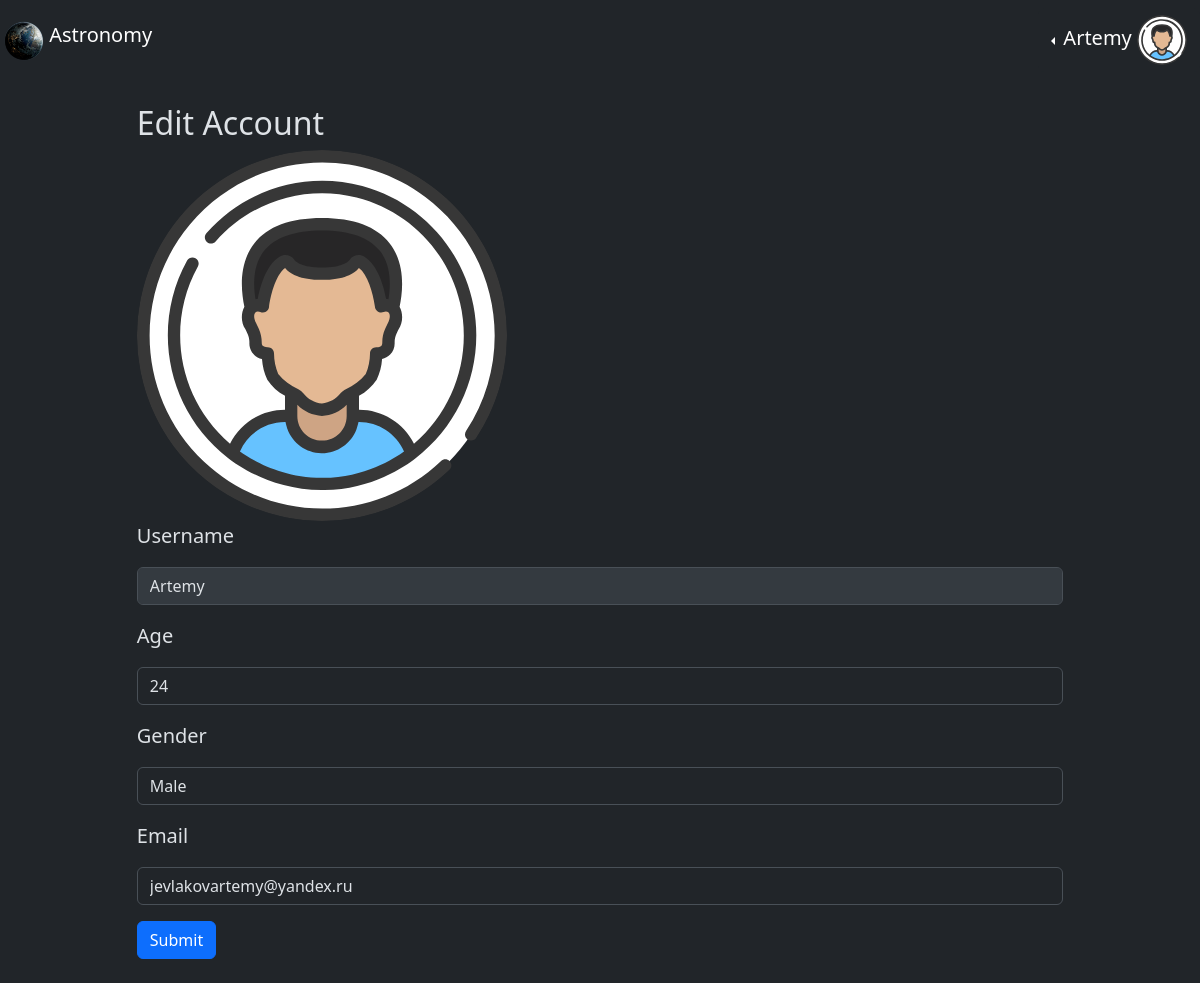
Page /astronomy-site/profile (signed in) on the earlier database version.
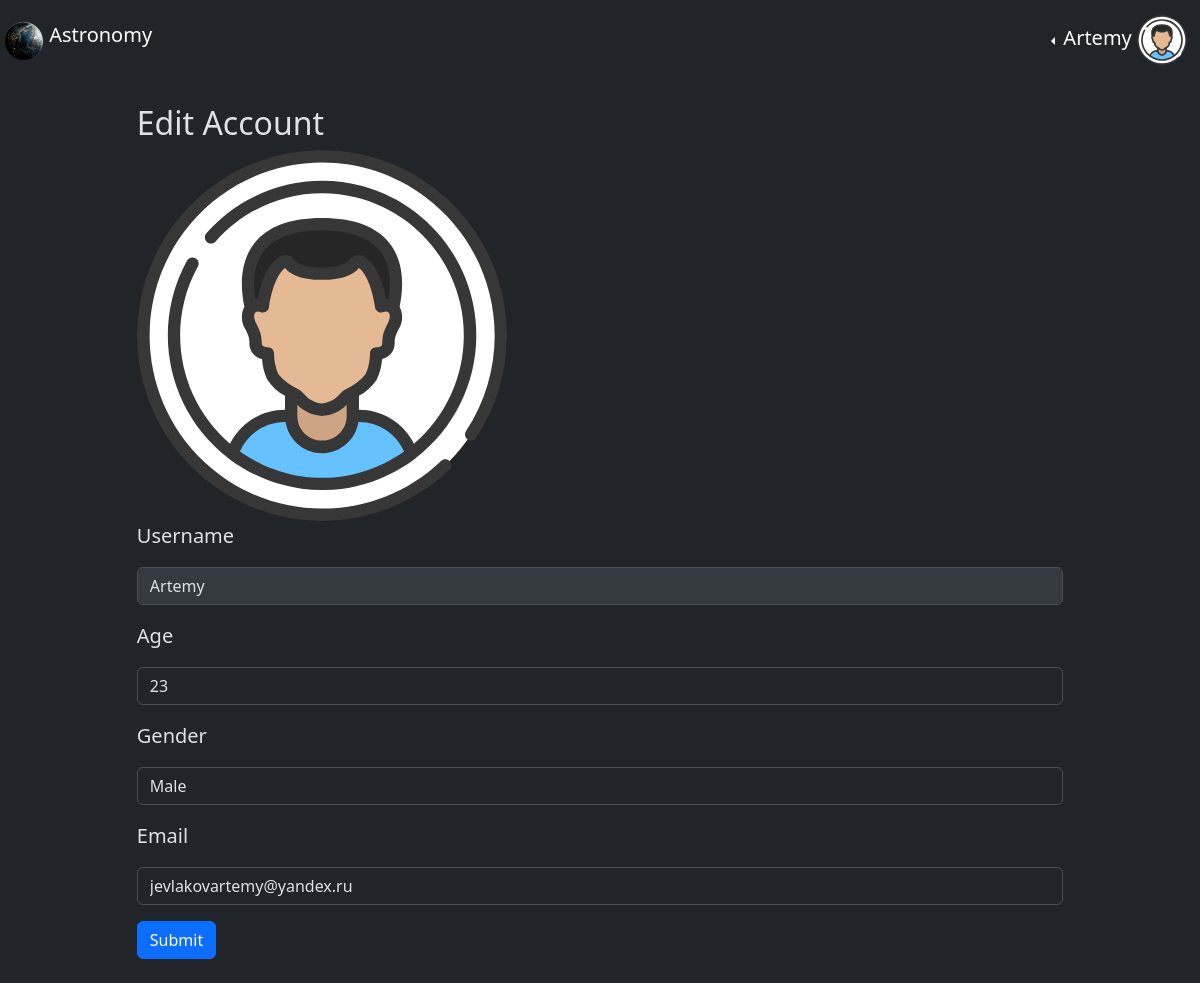
Same page on the later database version.
### data/users.py (models this page shows, shortened)
class User(SqlBase, UserMixin):
    __tablename__ = 'users'
    id = sqlalchemy.Column(
        sqlalchemy.Integer, primary_key=True, autoincrement=True)
    username = sqlalchemy.Column(
        sqlalchemy.Integer, unique=True, index=True)
    email = sqlalchemy.Column(sqlalchemy.String, unique=True)
    profile_image = sqlalchemy.Column(sqlalchemy.String)
    age = sqlalchemy.Column(sqlalchemy.Integer)
    gender = sqlalchemy.Column(sqlalchemy.String)
    hashed_password = sqlalchemy.Column(sqlalchemy.String)
    created_date = sqlalchemy.Column(
        sqlalchemy.DateTime, default=dt.datetime.now)

### server.py (the view, shortened to what this page needs)
@app.route("/astronomy-site/profile", methods=['POST', 'GET'])
@login_required
def profile():
    global NEW_EMAIL, CODE
    return render_template("profile.html", title="Profile", user=current_user)

### data/data_base_session.py (called while the page is built)
def new_session() -> Session:
    global __main_factory
    return __main_factory()

### server.py (called while the page is built)
@login_manager.user_loader
def load_user(user_id):
    data_base_session = new_session()
    return data_base_session.query(User).get(user_id)

### templates/profile.html (shortened to what this page needs)
{%extends "base.html"%} {%block content%}
<div class="container">
  <h2>Edit Account</h2>
  <img class="rounded-circle" src="{{current_user.profile_image}}" alt="" style="width: 40%; height: 40%" />
  <form action="" method="post">
    <p><label for="username">Username</label></p>
    <p><input class="form-control" id="username" name="username" required type="text" value={{current_user.username}} disabled>
    </p>
    <p><label for="age">Age</label></p>
    <p><input class="form-control" id="age" name="age" type="number" value={{current_user.age}} required></p>
    <p><label for="gender">Gender</label></p>
    <p><select id="userSelect" class="form-control" id="gender" name="gender" required>
        <option value="Male">Male</option>
      </select></p>
    <p><label for="email">Email</label></p>
    <p><input class="form-control" id="email" name="email" required type="email" value={{current_user.email}}></p>
    <button class="btn btn-primary">Submit</button>
    <br> <br>
  </form>
</div>
{%endblock%}

### templates/base.html (shortened to what this page needs)
<!DOCTYPE html>
<html lang="en" data-bs-theme="dark">
<head>
  <link href="https://cdn.jsdelivr.net/npm/bootstrap@5.3.3/dist/css/bootstrap.min.css" rel="stylesheet" />
  <link rel="stylesheet" href="/static/css/style._for_main_page.css" />
</head>
<body>
  <header class="fixed-top mb-5 bg-dark">
    <nav class="navbar navbar-expand-sm justify-content-start" style="padding-right: 10vw;">
      <a href="/astronomy-site" class="navbar-brand" style="font-size: 20px;">
        <img src="/static/images/logo.png" alt="" class="d-inline-block align-text-top" />
        Astronomy
      </a>
    </nav>
    <nav class="navbar navbar-expand-sm justify-content-end">
      <ul class="navbar-nav">
        <li class="nav-item">
          {%if current_user.is_authenticated%}
          <div class="dropdown dropstart text-end">
            <button type="button" class="btn btn-dark dropdown-toggle bg-dark text-white" data-bs-toggle="dropdown">
              <span style="font-size: 20px;">{{current_user.username}} <img class="rounded-circle"
                  src={{current_user.profile_image}} alt="" style="width: 50px; height: 50px;"></span>
            </button>
          </div>
          {%else%}
          <a class="navbar-brand" href="/astronomy-site/sign_in">Sign in</a>
          {%endif%}
        </li>
      </ul>
    </nav>
  </header>
  <main role="main" class="container mt-5">{%block content%}{%endblock%}</main>
</body>
</html>

### static/css/style._for_main_page.css (style rules this page uses)
header { max-width: 100vw; max-height: 100vh; display: flex; justify-content: space-between; position: sticky; padding-left: 4px; }
header nav { max-width: 100%; }
main { max-width: 100%; max-height: 100%; }
.container { margin-top: 13vh; max-width: 90%; max-height: 90%; }
p { font-size: 20px; }

Differences in the rows shown:
changed User "Artemy": age "24" → "23"
